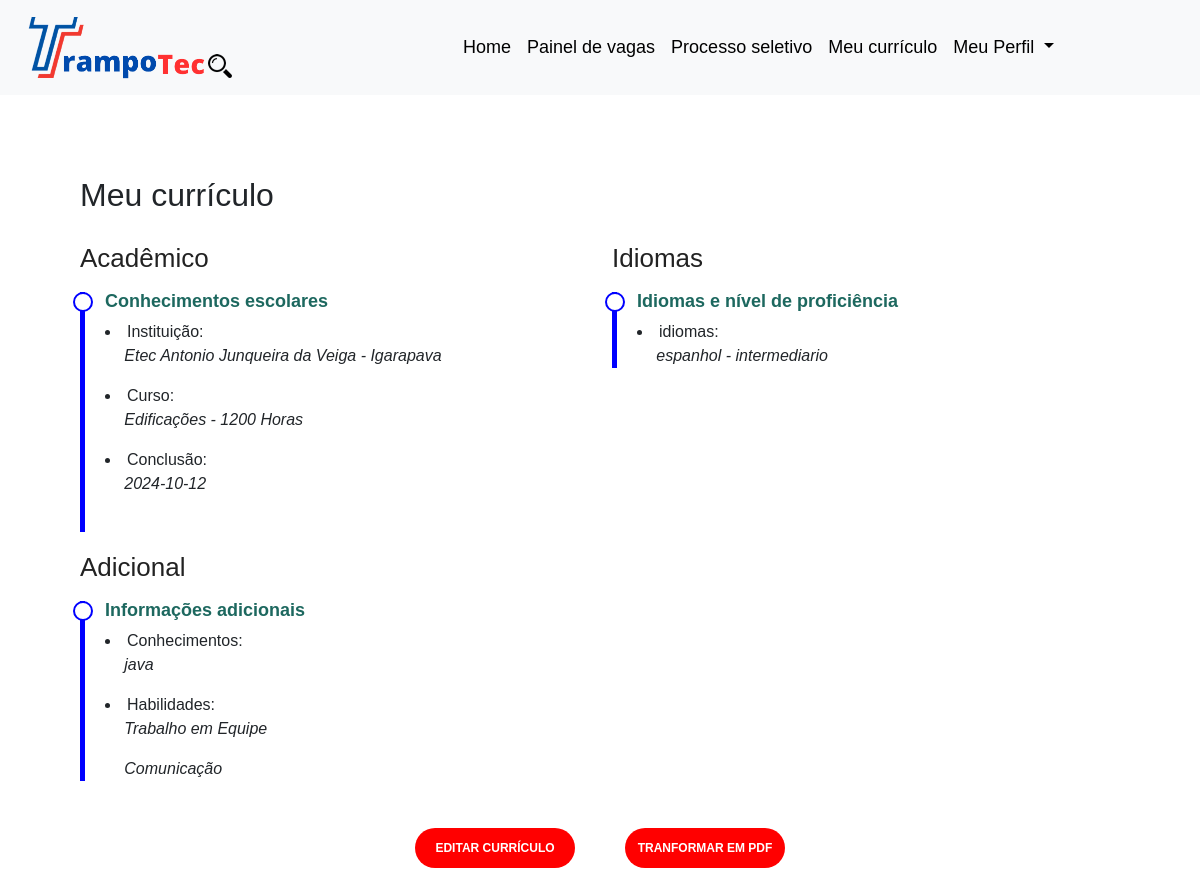
The app's page /pag-aluno/meu-curriculo.php (signed in) with its own data.
### tables this page shows
CREATE TABLE `tb_aluno_etec` (
  `fk_idEtec` int(11) NOT NULL,
  `fk_idAluno` int(11) NOT NULL
);

CREATE TABLE `tb_etec` (
  `idEtec` int(11) NOT NULL,
  `nome` varchar(60) NOT NULL,
  `email` char(22) NOT NULL,
  `codigo` int(11) NOT NULL,
  `municipio` varchar(30) NOT NULL
);

CREATE TABLE `tb_aluno_curso` (
  `fk_idAluno` int(11) NOT NULL,
  `fk_idCurso` int(11) NOT NULL
);

CREATE TABLE `tb_curso` (
  `idCurso` int(11) NOT NULL,
  `nome` varchar(60) NOT NULL,
  `cargaHoraria` int(4) NOT NULL,
  `semestre` int(1) NOT NULL,
  `modalidade` varchar(10) NOT NULL,
  `ensino` varchar(70) NOT NULL
);

CREATE TABLE `tb_perfil_aluno` (
  `idPerfilAluno` int(11) NOT NULL,
  `semestre` int(11) NOT NULL,
  `periodo` char(10) NOT NULL,
  `duracaoCurso` varchar(30) NOT NULL,
  `conclusao` varchar(50) NOT NULL,
  `fk_idAluno` int(11) NOT NULL
);

CREATE TABLE `tb_conhecimento_aluno` (
  `fk_idConhecimento` int(11) NOT NULL,
  `fk_idAluno` int(11) NOT NULL
);

CREATE TABLE `tb_conhecimento` (
  `idConhecimento` int(11) NOT NULL,
  `conhecimento` varchar(50) NOT NULL
);

CREATE TABLE `tb_habilidade_aluno` (
  `fk_idAluno` int(11) NOT NULL,
  `fk_idHabilidade` int(11) NOT NULL
);

CREATE TABLE `tb_habilidade` (
  `idHabilidade` int(11) NOT NULL,
  `habilidade` varchar(50) NOT NULL
);

CREATE TABLE `tb_idioma_aluno` (
  `idIdiomaAluno` int(11) NOT NULL,
  `nome` varchar(200) NOT NULL,
  `nivel` varchar(20) NOT NULL,
  `fk_idAluno` int(11) NOT NULL
);

### pag-aluno/meu-curriculo.php (the view, shortened to what this page needs)
<?php
require_once "./back-end/login/validador_acesso.php";
$cliente_id =  $_SESSION['idAluno'];
$querySelect = "SELECT tb_aluno.idAluno, tb_aluno_etec.*,tb_etec.*
FROM tb_aluno
INNER JOIN tb_aluno_etec ON tb_aluno_etec.fk_idAluno = tb_aluno.idAluno
INNER JOIN tb_etec ON tb_etec.idEtec = tb_aluno_etec.fk_idEtec
WHERE tb_aluno.idAluno = $cliente_id
";
$query = $conexao->query($querySelect);
$aluno = $query->fetchAll();
$querySelect2 = "SELECT tb_conhecimento.*,tb_conhecimento_aluno.* , tb_aluno.*
FROM tb_aluno
INNER JOIN tb_conhecimento_aluno ON tb_conhecimento_aluno.fk_idAluno = tb_aluno.idAluno
INNER JOIN tb_conhecimento ON tb_conhecimento.idConhecimento = tb_conhecimento_aluno.fk_idConhecimento
WHERE tb_conhecimento_aluno.fk_idAluno = $cliente_id
";
$query2 = $conexao->query($querySelect2);
$aluno2 = $query2->fetchAll();
$querySelect3 = "SELECT tb_aluno.*,tb_habilidade.*,tb_habilidade_aluno.*
FROM tb_aluno
INNER JOIN tb_habilidade_aluno ON tb_habilidade_aluno.fk_idAluno = tb_aluno.idAluno
INNER JOIN tb_habilidade ON tb_habilidade.idHabilidade= tb_habilidade_aluno.fk_idHabilidade
WHERE tb_habilidade_aluno.fk_idAluno = $cliente_id
";
$query3 = $conexao->query($querySelect3);
$aluno3 = $query3->fetchAll();
$querySelect4 = "SELECT tb_aluno.*,tb_idioma_aluno.*
FROM tb_aluno
INNER JOIN tb_idioma_aluno ON tb_idioma_aluno.fk_idAluno = tb_aluno.idAluno
WHERE tb_aluno.idAluno = $cliente_id
";
$query4 = $conexao->query($querySelect4);
$aluno4 = $query4->fetchAll();
$querySelect5 = "SELECT tb_aluno.idAluno, tb_aluno_curso.*,tb_curso.*
FROM tb_aluno
INNER JOIN tb_aluno_curso ON tb_aluno_curso.fk_idAluno = tb_aluno.idAluno
INNER JOIN tb_curso ON tb_curso.idCurso = tb_aluno_curso.fk_idCurso
WHERE tb_aluno.idAluno = $cliente_id
";
$query5 = $conexao->query($querySelect5);
$aluno5 = $query5->fetchAll();
$querySelect6 = "SELECT tb_aluno.idAluno , tb_perfil_aluno.*
FROM tb_aluno
INNER JOIN tb_perfil_aluno ON tb_perfil_aluno.fk_idAluno = tb_aluno.idAluno
WHERE tb_aluno.idAluno = $cliente_id
";
$query6 = $conexao->query($querySelect6);
$aluno6 = $query6->fetchAll();
?>
<!DOCTYPE html>
<html lang="en">
<head>
  <link href="https://cdn.jsdelivr.net/npm/bootstrap@5.3.2/dist/css/bootstrap.min.css" rel="stylesheet">
</head>
<body>
  <?php
  include '../pag-aluno/components/header.php';
  ?>
  <main id="main">
    <section id="resume" class="resume">
      <div class="container" data-aos="fade-up">
        <div class="section-title">
          <h2 style=" margin-top: 3%;">Meu currículo</h2>
        </div>
        <div class="row">
          <div class="col-lg-6" style="text-align:justify;">
            <h3 class="resume-title">Acadêmico</h3>
            <div class="resume-item ">
              <h4>Conhecimentos escolares</h4>
              <li>Instituição:
                <?php foreach ($aluno as $aluno) { ?>
                  <p><em><?= $aluno[4] ?> - <?= $aluno[7] ?></em></p>
                  <?php } ?>
              </li>
            <li>Curso:
              <?php foreach ($aluno5 as $aluno5) { ?><p><em><?= $aluno5[4] ?> - <?= $aluno5[5] ?> Horas </em></p>
                <?php } ?>
            </li>
          <li>Conclusão:
          <?php foreach ($aluno6 as $aluno6) { ?><p><em> <?= $aluno6[5] ?> </em></p>
                <?php } ?>
          </li>
            </div>
            <h3 class="resume-title">Adicional</h3>
            <div class="resume-item">
              <h4>Informações adicionais</h4>
              <li>Conhecimentos:
                <?php foreach ($aluno2 as $aluno2) { ?>
                  <p><em><?= $aluno2[1] ?></em></p>
                <?php  } ?>
              </li>
              <li>Habilidades:
                <?php foreach ($aluno3 as $aluno3) { ?>
                  <p><em><?= $aluno3[16] ?></em> </p>
                <?php  } ?>
              </li>
            </div>
          </div>
          <div class="col-lg-6" style="text-align:justify;">
            <h3 class="resume-title">Idiomas</h3>
            <div class="resume-item">
              <h4>Idiomas e nível de proficiência</h4>
              <li>idiomas:
                <?php foreach ($aluno4 as $aluno4) { ?>
                  <p><em><?= $aluno4[16] ?> - <?= $aluno4[17] ?></em></p>
                <?php   } ?>
              </li>
            </div>
          </div>
        </div>
        <div class="botoes">
          <a href="curriculo.php">
            <button id="editButton">Editar currículo</button>
          </a>
          <button id="editButton">Tranformar em PDF</button>
        </div>
      </div>
    </section>
  </main>
</body>
</html>

### pag-aluno/components/header.php (shortened to what this page needs)
<nav class="navbar navbar-expand-lg bg-body-tertiary">
  <div class="container-fluid">
    <div class="img">
      <img class="img-nav" src="img/trampotec-logo.png" alt="Bootstrap" width="30" height="24">
    </div>
    <div class="collapse navbar-collapse" id="navbarSupportedContent">
      <ul class="navbar-nav me-auto mb-2 mb-lg-0">
        <li class="nav-item">
          <a class="nav-link" aria-current="page" href="index.php">Home</a>
        </li>
        <li class="nav-item">
          <a class="nav-link" href="painel-de-vagas.php">Painel de vagas</a>
        </li>
        <li class="nav-item">
          <a class="nav-link" href="processos-seletivos.php">Processo seletivo</a>
        </li>
        <li class="nav-item">
          <a class="nav-link" href="meu-curriculo.php">Meu currículo</a>
        </li>
        <li class="nav-item dropdown">
          <a class="nav-link dropdown-toggle" href="#" role="button" data-bs-toggle="dropdown" aria-expanded="false">
            Meu Perfil
          </a>
        </li>
    </div>
  </div>
</nav>

### pag-aluno/meu-curriculo.php (style rules this page uses)
body { font-family: Arial, Helvetica, sans-serif; }
.resume .resume-title { font-size: 26px; font-weight: 400; margin-top: 20px; margin-bottom: 20px; color: #222222; }
.resume .resume-item { padding: 0 0 20px 20px; margin-top: -2px; border-left: 5px solid blue; position: relative; }
.resume .resume-item h4 { line-height: 18px; font-size: 18px; font-weight: 600; color: #1d685f; margin-bottom: 10px; }
.resume .resume-item em { font-size: 16px; margin-left: 4%; }
.botoes { display: flex; justify-content: center; gap: 50PX; align-items: center; width: 100%; margin-top: 3%; }
.resume .resume-item:last-child { padding-bottom: 0; }
.resume .resume-item::before { content: ""; position: absolute; width: 20px; height: 20px; border-radius: 50px; left: -12px; top: 0; background: #fff; border: 2px solid blue; }
button { text-transform: uppercase; font-weight: 600; font-size: 12px; width: 160px; height: 40px; border-radius: 50px; transition: 0.5s; color: #fff; background: red; border: none; }
.container { padding: 50px; }

### pag-aluno/components/header.php (style rules this page uses)
.img-nav { width: 50%; height: 17%; }
ul { font-family: Arial, Helvetica, sans-serif; font-size: 18px; }
.navbar-nav .nav-link { color: black !important; border-radius: 20px; }
.navbar-nav .nav-link { transition: background-color 0.3s ease-in-out; }

### records on screen
tb_aluno_etec: fk_idEtec.nome "Etec Antonio Junqueira da Veiga", fk_idEtec.municipio "Igarapava"
tb_aluno_curso: fk_idCurso.nome "Edificações", fk_idCurso.cargaHoraria "1200"
tb_perfil_aluno: conclusao "2024-10-12"
tb_conhecimento_aluno: fk_idConhecimento.conhecimento "java"
tb_habilidade_aluno: fk_idHabilidade.habilidade "Trabalho em Equipe"
tb_habilidade_aluno: fk_idHabilidade.habilidade "Comunicação"
tb_idioma_aluno: nome "espanhol", nivel "intermediario"
